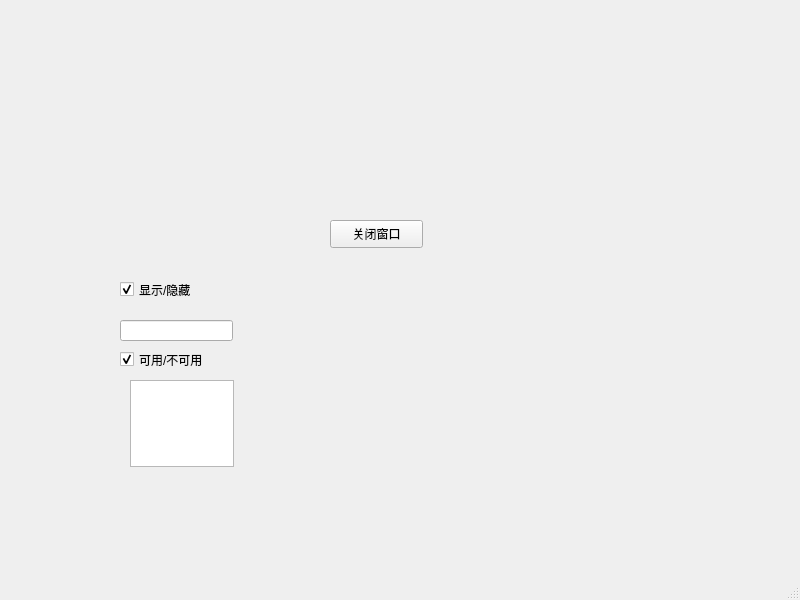
<?xml version="1.0" encoding="UTF-8"?>
<ui version="4.0">
 <class>MainWindow</class>
 <widget class="QMainWindow" name="MainWindow">
  <property name="geometry">
   <rect>
    <x>0</x>
    <y>0</y>
    <width>800</width>
    <height>600</height>
   </rect>
  </property>
  <property name="windowTitle">
   <string>MainWindow</string>
  </property>
  <widget class="QWidget" name="centralwidget">
   <widget class="QPushButton" name="pushButton">
    <property name="geometry">
     <rect>
      <x>330</x>
      <y>220</y>
      <width>93</width>
      <height>28</height>
     </rect>
    </property>
    <property name="text">
     <string>关闭窗口</string>
    </property>
   </widget>
   <widget class="QCheckBox" name="checkBox">
    <property name="geometry">
     <rect>
      <x>120</x>
      <y>280</y>
      <width>91</width>
      <height>19</height>
     </rect>
    </property>
    <property name="text">
     <string>显示/隐藏</string>
    </property>
    <property name="checked">
     <bool>true</bool>
    </property>
   </widget>
   <widget class="QCheckBox" name="checkBox_2">
    <property name="geometry">
     <rect>
      <x>120</x>
      <y>350</y>
      <width>121</width>
      <height>19</height>
     </rect>
    </property>
    <property name="text">
     <string>可用/不可用</string>
    </property>
    <property name="checked">
     <bool>true</bool>
    </property>
   </widget>
   <widget class="QLineEdit" name="lineEdit">
    <property name="geometry">
     <rect>
      <x>120</x>
      <y>320</y>
      <width>113</width>
      <height>21</height>
     </rect>
    </property>
   </widget>
   <widget class="QTextEdit" name="textEdit">
    <property name="geometry">
     <rect>
      <x>130</x>
      <y>380</y>
      <width>104</width>
      <height>87</height>
     </rect>
    </property>
   </widget>
  </widget>
  <widget class="QMenuBar" name="menubar">
   <property name="geometry">
    <rect>
     <x>0</x>
     <y>0</y>
     <width>800</width>
     <height>26</height>
    </rect>
   </property>
  </widget>
  <widget class="QStatusBar" name="statusbar"/>
 </widget>
 <resources/>
 <connections>
  <connection>
   <sender>pushButton</sender>
   <signal>clicked()</signal>
   <receiver>MainWindow</receiver>
   <slot>close()</slot>
   <hints>
    <hint type="sourcelabel">
     <x>355</x>
     <y>261</y>
    </hint>
    <hint type="destinationlabel">
     <x>439</x>
     <y>325</y>
    </hint>
   </hints>
  </connection>
  <connection>
   <sender>checkBox</sender>
   <signal>toggled(bool)</signal>
   <receiver>lineEdit</receiver>
   <slot>setVisible(bool)</slot>
   <hints>
    <hint type="sourcelabel">
     <x>160</x>
     <y>313</y>
    </hint>
    <hint type="destinationlabel">
     <x>162</x>
     <y>360</y>
    </hint>
   </hints>
  </connection>
  <connection>
   <sender>checkBox_2</sender>
   <signal>toggled(bool)</signal>
   <receiver>textEdit</receiver>
   <slot>setEnabled(bool)</slot>
   <hints>
    <hint type="sourcelabel">
     <x>201</x>
     <y>386</y>
    </hint>
    <hint type="destinationlabel">
     <x>180</x>
     <y>427</y>
    </hint>
   </hints>
  </connection>
 </connections>
</ui>
